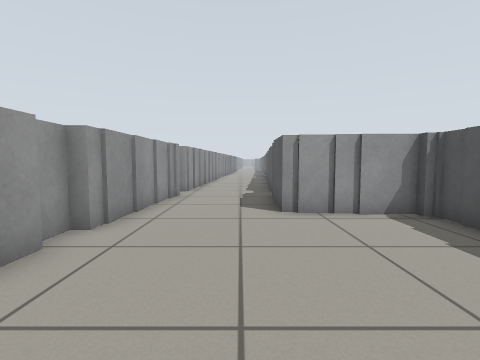
view 1 (above)

12 first-person views from a walk through a Gazebo world. The camera is 0.66 m above the floor, tilts 4° down and sees 85° across. Floor lines are 1 m apart. The floor is counted in squares, 0.5 m on a side. Each view is taken from the middle of a square. On the plan, view 1 faces up. The plan holds only what a view shows up to about 13 squares ahead; the rest is blank. The place goes on beyond the plan.

view 2
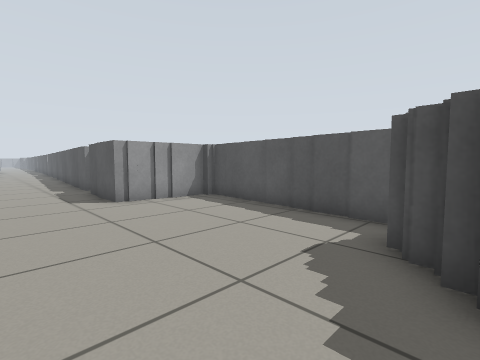

view 3
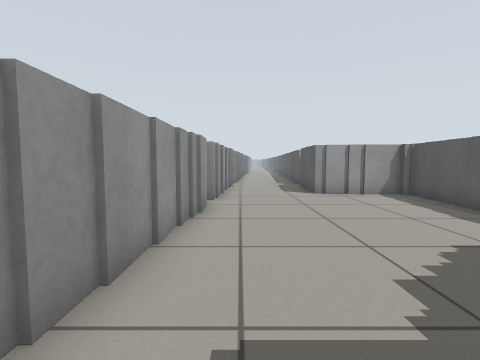

view 4
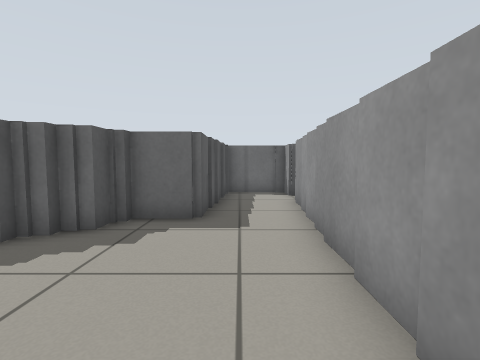

view 5
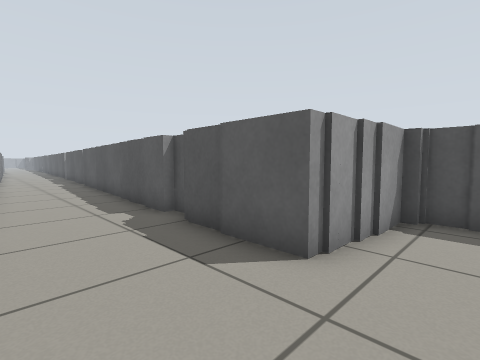

view 6
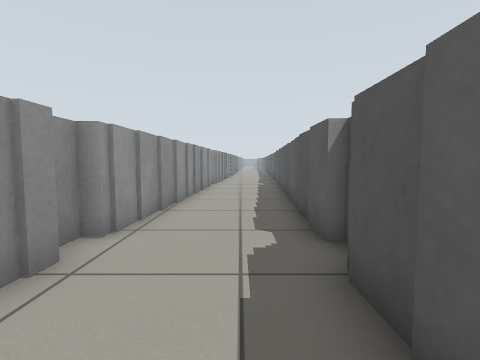

view 7
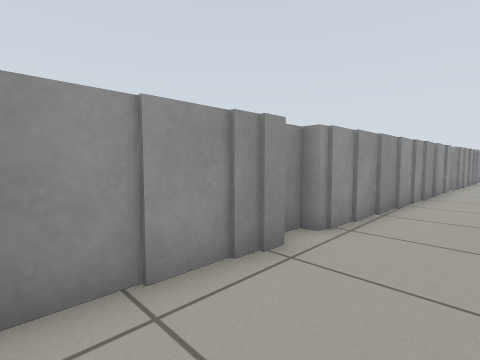

view 8
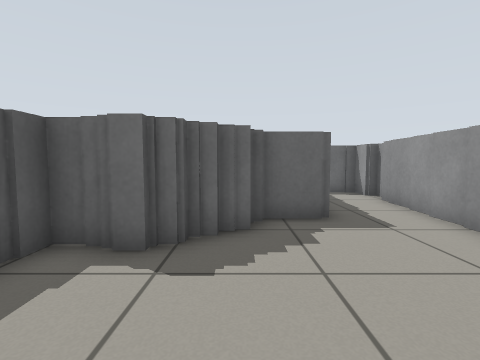

view 9
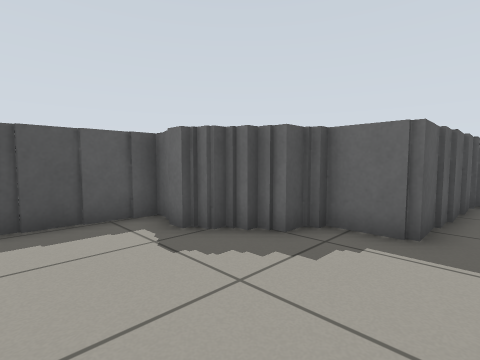

view 10
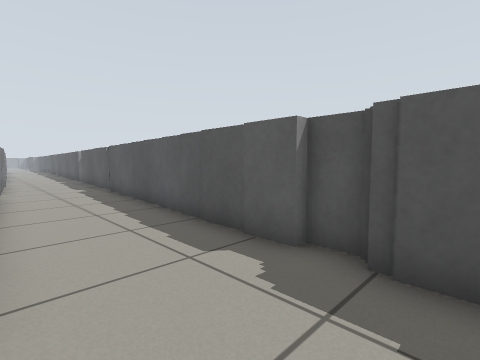

view 11
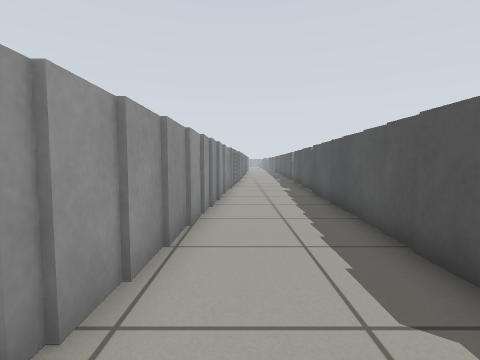

view 12
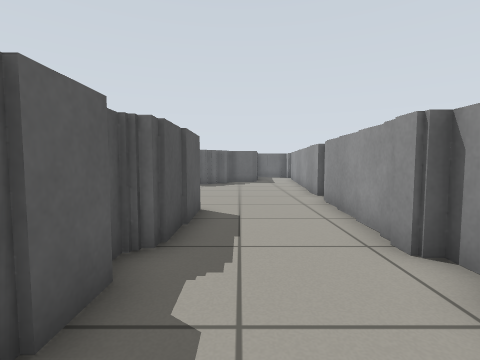

### Floor plan
Points are (right, up) in squares from view 1. A wall is a line through its corners. A room is listed if a view was taken in it or the views show most of it. See-through windows are left out.
Room 1 (views 1, 2, 3, 4, 5, 6, 7, 8, 9, 10, 11, 12)
walls: (2.5, 6.7) (1.2, 6.7) (1.2, 10.1); (-3, 5.5) (-3, 5); (-3, 4) (-3, 2); (-3.3, 5) (-3.3, 4.2); (-3.3, 2.1) (-3.3, -1.4); (4.7, 4.4) (4.7, 6.5) (2.4, 6.5); (4.4, 2.2) (4.4, 4.4); (-2.7, 9.5) (-2.7, 5.5); (1.7, 10.1) (1.7, 11.2); (1.4, 11.1) (1.4, 13.8); (2.4, -0.8) (3.1, -0.8); (3.1, -1.1) (4, -1.1); (4.2, -0.6) (4.2, 2.2); (-3.5, -1.2) (-3.5, -3.4); (0.5, -2.7) (0.8, -2.7) (0.8, -2) (1.4, -2) (1.4, -1.6) (1.9, -1.6) (1.9, -1.1) (2.5, -1.1); (-2.4, 12.9) (-2.4, 11.5) (-2.7, 11.5) (-2.7, 10.5) (-2.4, 10.5) (-2.4, 9.4); (1.7, 13.8) (1.7, 17.2); (-3.7, -3.4) (-3.7, -5.5); (-1.1, -5.2) (-1.1, -3) (0.5, -3); (-2.2, 15.4) (-2.2, 12.8); (-3.9, -5.5) (-3.9, -6); (-4.3, -6.6) (-4.3, -7.1); (1.9, 17.4) (1.9, 18.5); (-3.9, -7.1) (-3.9, -8.2) (-1.5, -8.2); (-2, 17.6) (-2, 15.2); (-1.3, -7.8) (-1.3, -5.1); (-1.8, 18.5) (-1.8, 17.5)

Positions as (right, up) in squares from view 1, and headings:
1: (0, 0), facing up
2: (-2, -2), facing up-right
3: (-2, -4), facing up
4: (-2, 3), facing down
5: (-2, 5), facing up-right
6: (0, 7), facing up
7: (0, 7), facing up-left
8: (1, 3), facing down
9: (-2, 2), facing down-right
10: (-2, 9), facing up-right
11: (-1, 10), facing up
12: (0, 14), facing down
